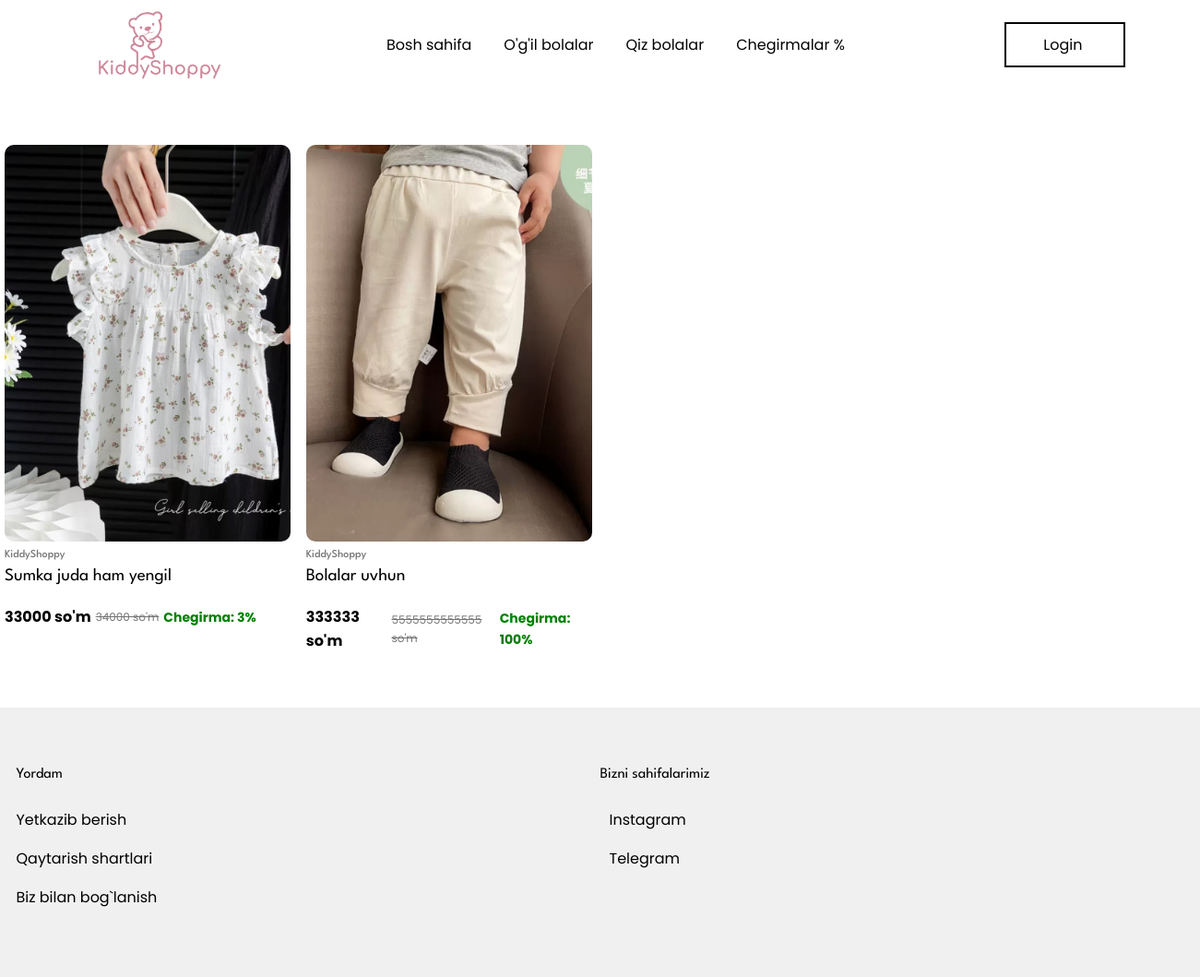
/skidkalar/, run on an earlier commit of the app's database.
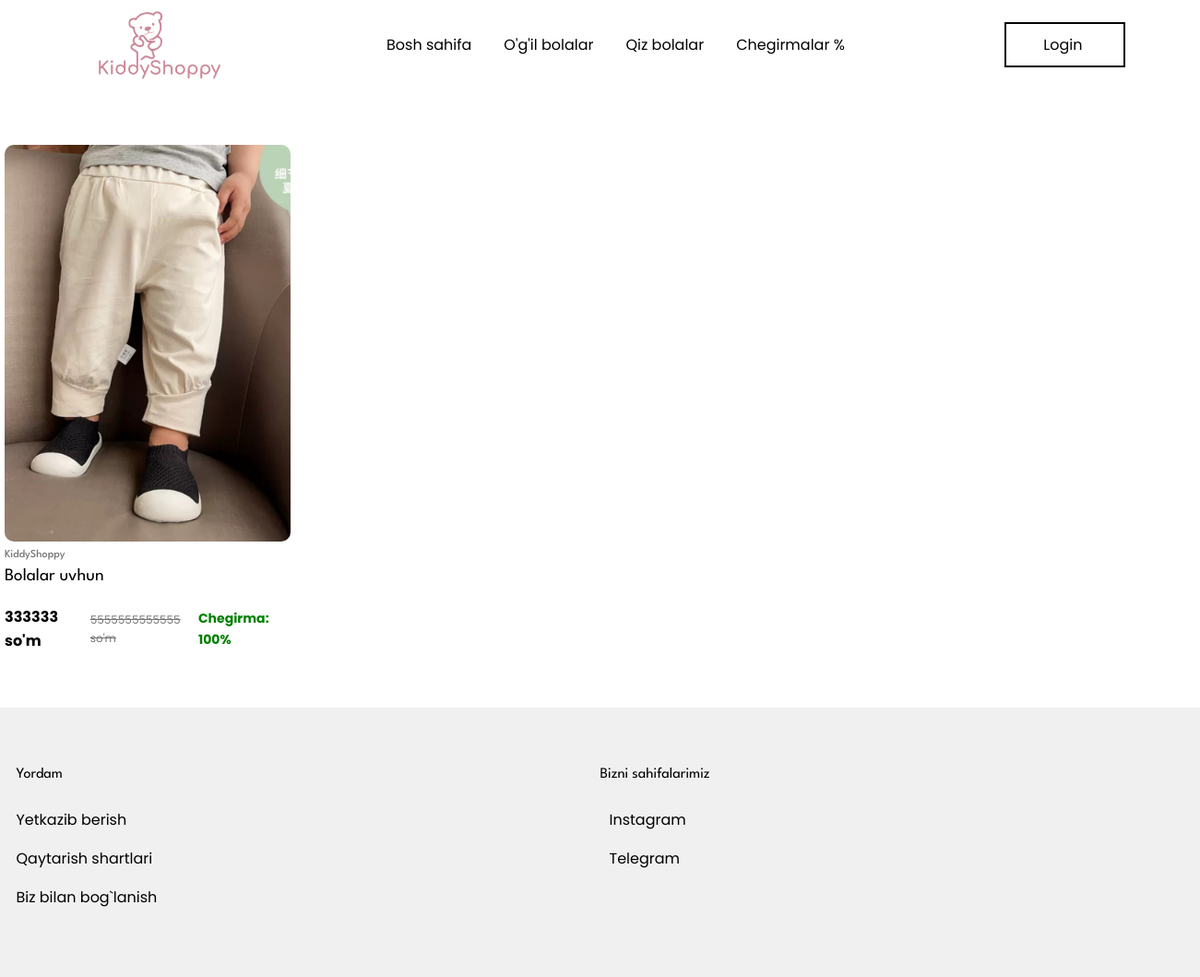
And on a later commit of the database.
### base/models.py (models this page shows, shortened)
class Main_Kiyim(models.Model):
    YOSH_CHOICES = [
        ('1', '1 oylik'),
        ('2', '2 oylik'),
        ('3', '3 oylik'),
        ('4', '4 oylik'),
        ('5', '5 oylik'),
        ('6', '6 oylik'),
        ('7', '7 oylik'),
        ('8', '8 oylik'),
        ('9', '9 oylik'),
    ]
    yoshi = models.CharField(
        max_length=2,
        choices=YOSH_CHOICES,
        blank=True,
        null=True,
        verbose_name="Bolalar yoshi"
    )
    GENDER_CHOICES = [
        ('qiz', 'Qiz bola'),
        ('ogil', 'O‘g‘il bola'),
    ]
    jinsi = models.CharField(
        max_length=5,
        choices=GENDER_CHOICES,
        default='qiz',
        verbose_name="Jinsi",
        help_text="Qiz bola yoki o‘g‘il bola uchun"
    )
    pre_balandligi = models.CharField("PRE balandligi", max_length=50, blank=True, null=True)
    pre_kilogrami = models.CharField("PRE kilogrami", max_length=50, blank=True, null=True)
    nb_balandligi = models.CharField("NB balandligi", max_length=50, blank=True, null=True)
    nb_kilogrami = models.CharField("NB kilogrami", max_length=50, blank=True, null=True)
    m3_balandligi = models.CharField("3M balandligi", max_length=50, blank=True, null=True)
    m3_kilogrami = models.CharField("3M kilogrami", max_length=50, blank=True, null=True)
    m6_balandligi = models.CharField("6M balandligi", max_length=50, blank=True, null=True)
    m6_kilogrami = models.CharField("6M kilogrami", max_length=50, blank=True, null=True)
    m9_balandligi = models.CharField("9M balandligi", max_length=50, blank=True, null=True)
    m9_kilogrami = models.CharField("9M kilogrami", max_length=50, blank=True, null=True)
    main_img = models.ImageField(upload_to='kiyimlar/', blank=True, null=True)
    birinchi_img = models.ImageField(upload_to='kiyimlar/', blank=True, null=True)
    ikkinchi_img = models.ImageField(upload_to='kiyimlar/', blank=True, null=True)
    tavsifi = models.CharField(max_length=100)
    narhi = models.PositiveIntegerField()
    skidkasi = models.PositiveIntegerField(
    blank=True,
    null=True,
    verbose_name="Chegirma (%)",
    help_text="Chegirma foizi, agar yo'q bo‘lsa bo‘sh qoldiring"
    )
    balandligi = models.CharField(max_length=200, null=True, blank=True)
    kilogrami = models.CharField(max_length=50, null=True, blank=True)
    kiyim_haqida = models.TextField(null=True, blank=True)
    birinchi_xususiyati = models.CharField(max_length=50, null=True, blank=True)
    ikkinchi_xususiyati = models.CharField(max_length=50, null=True, blank=True)
    uchunchi_xususiyati = models.CharField(max_length=50, null=True, blank=True)
    tortinchi_xususiyati = models.CharField(max_length=50, null=True, blank=True)
    beshinchi_xususiyati = models.CharField(max_length=50, null=True, blank=True)
    oltinchi_xususiyati = models.CharField(max_length=50, null=True, blank=True)
    class Meta:
        verbose_name = "Asosiy kiyim"
        verbose_name_plural = "Asosiy kiyimlar"
        ordering = ['-id']
    @property
    def chegirma_foizi(self):
        if self.narhi and self.skidkasi and self.skidkasi > self.narhi:
            return round(((self.skidkasi - self.narhi) / self.skidkasi) * 100)
        return 0

### base/views.py (the view)
# urls.py: path('skidkalar/', skidkali_kiyimlar_view, name='skidkali_kiyimlar'),
def skidkali_kiyimlar_view(request):
    kiyimlar = Main_Kiyim.objects.filter(skidkasi__isnull=False)
    return render(request, 'skidka_kiyimlar.html', {'kiyimlar': kiyimlar})

### base/templates/skidka_kiyimlar.html (shortened to what this page needs)
{% extends 'base.html' %}
{% load static %}
{% block content %}
<body>
    <div class="products">
        {% for kiyim in kiyimlar %}
        <div class="product_card">
            <a href="{% url 'detail' kiyim.id %}">
                <div class="product_card_info">
                    <img src="{{ kiyim.main_img.url }}" alt="baby-clothes" width="310" height="400">
                    <h4>KiddyShoppy</h4>
                    <h3>{{ kiyim.tavsifi }}</h3>
                    <div class="product_card_info_price">
                        <p class="new_price">{{ kiyim.narhi }} so'm</p>
                        <p class="old_price">{{ kiyim.skidkasi }} so'm</p>
                         {% if kiyim.chegirma_foizi > 0 %}
                    <p style="color: green; font-size: 14px; margin-left: 5px; font-weight: bold;">
                         Chegirma: {{ kiyim.chegirma_foizi }}%
                    </p>
                    {% endif %}
                    </div>
                </div>
            </a>
        </div>
        {% empty %}
        <p>Bu toifada kiyimlar topilmadi.</p>
        {% endfor %}
    </div>
</body>
{% endblock %}

What changed in the data, as far as the page shows it:
removed Main_Kiyim: main_img (picture), tavsifi "Sumka juda ham yengil", narhi "33000", skidkasi "34000", chegirma_foizi "3"
